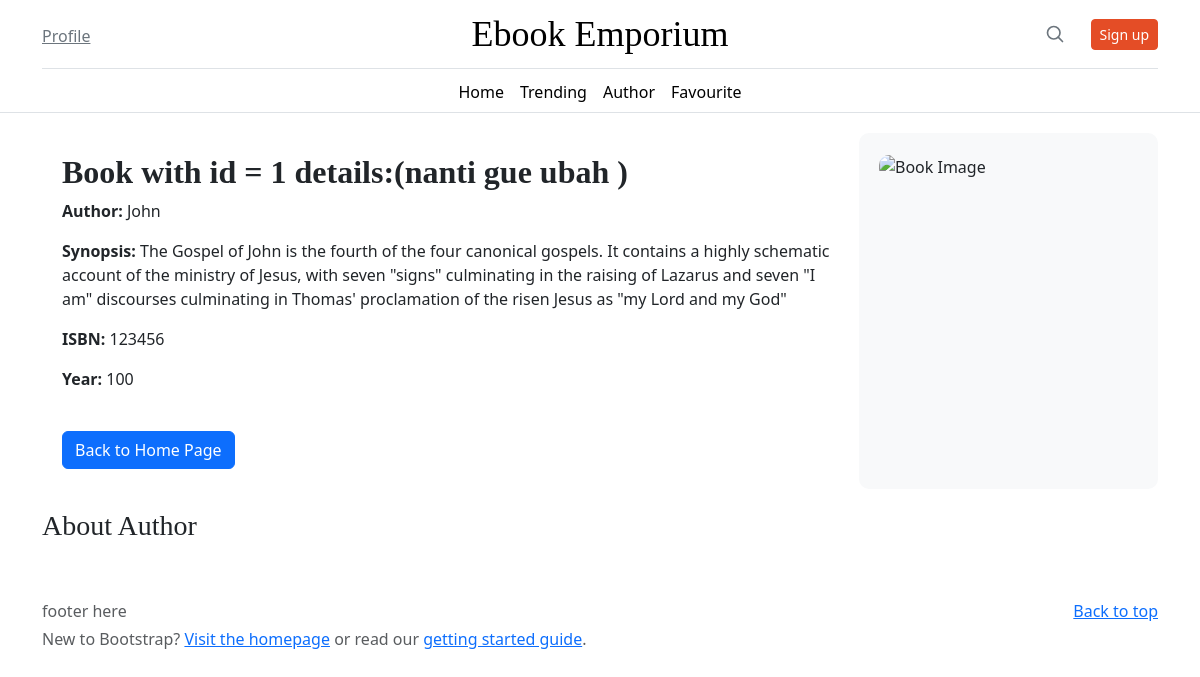
/php/Bookpage.php?id=1, run on the app's committed database.
### tables this page shows
CREATE TABLE `book_description` (
  `id` int(11) NOT NULL,
  `author` varchar(255) NOT NULL,
  `synopsis` text NOT NULL,
  `isbn` varchar(20) NOT NULL,
  `year` int(11) NOT NULL
);

### php/Bookpage.php (the view, shortened to what this page needs)
<?php
$db = new Dbh();
$conn = $db->conn;
$book_id = isset($_GET['id']) ? $_GET['id'] : '';
$sql = "SELECT * FROM book_description WHERE id = :book_id";
$stmt = $conn->prepare($sql);
$stmt->bindParam(':book_id', $book_id);
$stmt->execute();
$row = $stmt->fetch(PDO::FETCH_ASSOC);
?>
<!DOCTYPE html>
<html lang="en">
<head>
    <link href="https://cdn.jsdelivr.net/npm/bootstrap@5.3.2/dist/css/bootstrap.min.css" rel="stylesheet">
    <link rel="stylesheet" href="Home.css">
</head>
<body>
    <div class="container">
        <header class="border-bottom lh-1 py-3">
            <div class="row flex-nowrap justify-content-between align-items-center">
                <div class="col-4 pt-1">
                    <a class="link-secondary" href="/WEBPRO/php/Profile/profile.php">Profile</a>
                </div>
                <div class="col-4 text-center">
                    <a class="blog-header-logo text-body-emphasis text-decoration-none" href="#">Ebook Emporium</a>
                </div>
                <div class="col-4 d-flex justify-content-end align-items-center search-container">
                    <a class="link-secondary" href="#" aria-label="Search" onclick="toggleSearch()">
                        <svg xmlns="http://www.w3.org/2000/svg" width="20" height="20" fill="none" stroke="currentColor" stroke-linecap="round" stroke-linejoin="round" stroke-width="2" class="mx-3" role="img" viewBox="0 0 24 24"><title>Search</title><circle cx="10.5" cy="10.5" r="7.5"/><path d="M21 21l-5.2-5.2"/></svg>
                    </a>
                    <a class="btn btn-sm btn-outline-secondary custom-signup-btn" href="/WEBPRO/php/Signup/SignUp.php">Sign up</a>
                </div>
            </div>
        </header>
    </div>
    <div class="nav-scroller py-1 mb-3 border-bottom">
        <nav class="nav nav-underline justify-content-center">
            <a class="nav-item nav-link link-body-emphasis" href="/WEBPRO/php/Home/home.php">Home</a>
            <a class="nav-item nav-link link-body-emphasis" href="#">Trending</a>
            <a class="nav-item nav-link link-body-emphasis" href="/WEBPRO/php/Author/Authorpage.php">Author</a>
            <a class="nav-item nav-link link-body-emphasis" href="#">Favourite</a>
        </nav>
    </div>
    <main>
    <div class="book-details-container container">
        <div class="book-details">
            <h2><b>Book with id = <?php echo $row['id']; ?> details:(nanti gue ubah )</b></h2>
            <p><b>Author:</b> <?php echo isset($row['author']) ? $row['author'] : 'N/A'; ?></p>
            <p><b>Synopsis:</b> <?php echo isset($row['synopsis']) ? $row['synopsis'] : 'N/A'; ?></p>
            <p><b>ISBN:</b> <?php echo isset($row['isbn']) ? $row['isbn'] : 'N/A'; ?></p>
            <p><b>Year:</b> <?php echo isset($row['year']) ? $row['year'] : 'N/A'; ?></p>
            <form action="home.php">
                <br><button class="btn btn-primary">Back to Home Page</button>
            </form>
        </div>
        <div class="image-container">
            <img src="<?php echo isset($row['book_image']) ? $row['book_image'] : 'N/A'; ?>" class="card-img-top" alt="Book Image">
        </div>
    </div>
<div class="about-author-container container">
        <h3>About Author</h3>
    </div>
    </main>
    <footer class="text-body-secondary py-5">
        <div class="container">
            <p class="float-end mb-1">
                <a href="#">Back to top</a>
            </p>
            <p class="mb-1">footer here</p>
            <p class="mb-0">New to Bootstrap? <a href="/">Visit the homepage</a> or read our <a href="../getting-started/introduction/">getting started guide</a>.</p>
        </div>
    </footer>
</body>
</html>

### php/Home/Home.css (style rules this page uses)
.nav-scroller { position: relative; z-index: 2; height: 2.75rem; overflow-y: hidden; }
.nav-scroller .nav { display: flex; flex-wrap: nowrap; padding-bottom: 1rem; margin-top: -1px; overflow-x: auto; text-align: center; white-space: nowrap; -webkit-overflow-scrolling: touch; }
.card-img-top { height: 369px; width: 100%; }
.btn-outline-secondary { transition: background-color 0.3s ease, color 0.3s ease, transform 0.3s ease; color: black; background-color: #fff5e1; border: 1px solid #ffd699; outline: none; user-select: none; }
.custom-signup-btn { color: #fff; background-color: #e44d26; border-color: #e44d26; transition: background-color 0.3s ease, color 0.3s ease, transform 0.3s ease; }
.blog-header-logo { font-family: "Playfair Display", Georgia, "Times New Roman", serif; font-size: 2.25rem; }
h1, h2, h3, h4, h5, h6 { font-family: "Playfair Display", Georgia, "Times New Roman", serif; }
.image-container { background-image: url('/WEBPRO/Images/bg1.png'); background-size: cover; background-position: center; position: relative; overflow: hidden; transition: transform 0.3s ease; }

### php/Bookpage.php (style rules this page uses)
.search-container { position: relative; }
.custom-signup-btn { margin-left: 10px; }
.image-container { background-color: #f8f9fa; border-radius: 10px; overflow: hidden; }
.book-details-container { display: flex; flex-wrap: wrap; margin-top: 20px; }
.book-details { flex: 3; padding: 20px; }
.image-container { flex: 1; padding: 20px; }
.image-container img { width: 100%; height: auto; border-radius: 10px; }
.custom-signup-btn { color: #fff; background-color: #e44d26; border-color: #e44d26; transition: background-color 0.3s ease, color 0.3s ease, transform 0.3s ease; }
.blog-header-logo { font-family: "Playfair Display", Georgia, "Times New Roman", serif; font-size: 2.25rem; }
h1, h2, h3, h4, h5, h6 { font-family: "Playfair Display", Georgia, "Times New Roman", serif; }
.about-author-container { margin-top: 20px; }

### data on the page
book_description: id "1", author "John", synopsis "The Gospel of John is the fourth of the four canonical gospels. It contains a highly schematic account of the ministry of Jesus, with seven \"signs\" culminating in the raising of Lazarus and seven \"I am\" discourses culminating in Thomas' proclamation of the risen Jesus as \"my Lord and my God\"", isbn "123456", year "100"
